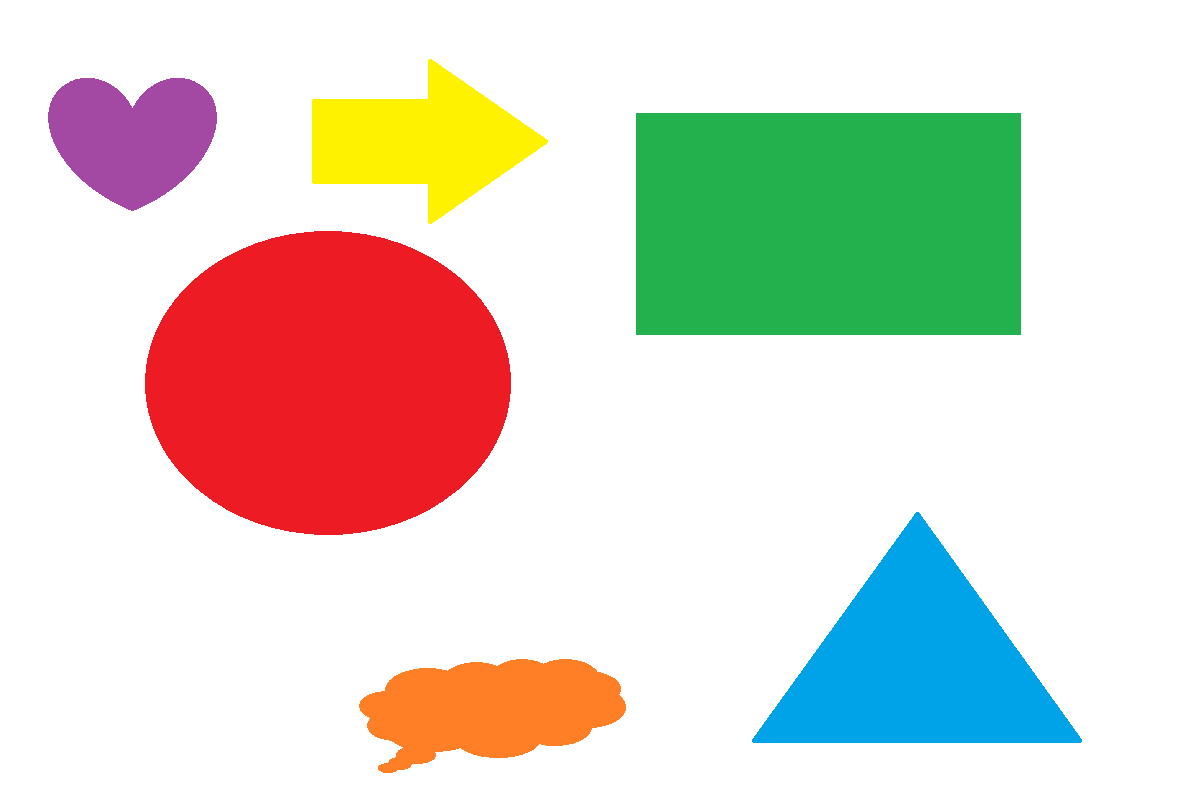
%> input picture dataset.png, 1200 x 793 px
$ octave Example1.m   (GNU Octave 9; MATLAB toolbox functions it lacks are replaced by stand-ins)
%> lines starting %> are read from the running program, lines starting %| are printed output that depends on the picture
clc
clear all
close all
%prevod obrazku z RGB na stupne sedi

%% nacteni a uprava dat
obr = imread('dataset.png');
%> obr is the input picture: size 793x1200x3 uint8; mean R, G, B 221.5, 217.2, 206.2
figure, imshow(obr);
J = im2double(obr);
X = reshape(J,size(J,1)*size(J,2),3);
% kazdy dataset musi byt tvoren matici n x p, kde n je pocet pixelu a p = 3
% znamena dimenzi obrazku, kterou chceme pomoci algoritmu snizit
% ocekavany vysledek je tedy matice n x p*

%% implememtace algoritmu PCA
[coeff, score, latent, tsquared, explained] = pca(X); %aplikace algoritmu PCA na data X
%> coeff = [0.429 0.902 0.0404; 0.557 -0.3 0.774; 0.711 -0.31 -0.631]; latent = [0.2; 0.07; 0.0175]; explained = [69.56; 24.36; 6.08]
% score je matice komponentarnich skore n x k
% latent je matice komponentnich zatezi k x p*
% tsquared je matice reziduin n x p*

%% vizualizace vysledneho obrazku
Xcentered = score*coeff'; % puvodni data centrovana odectenim stredni hodnoty sloupce od odpovidajicich sloupcu
Ipc1 = reshape(Xcentered(:,1),size(J,1),size(J,2));
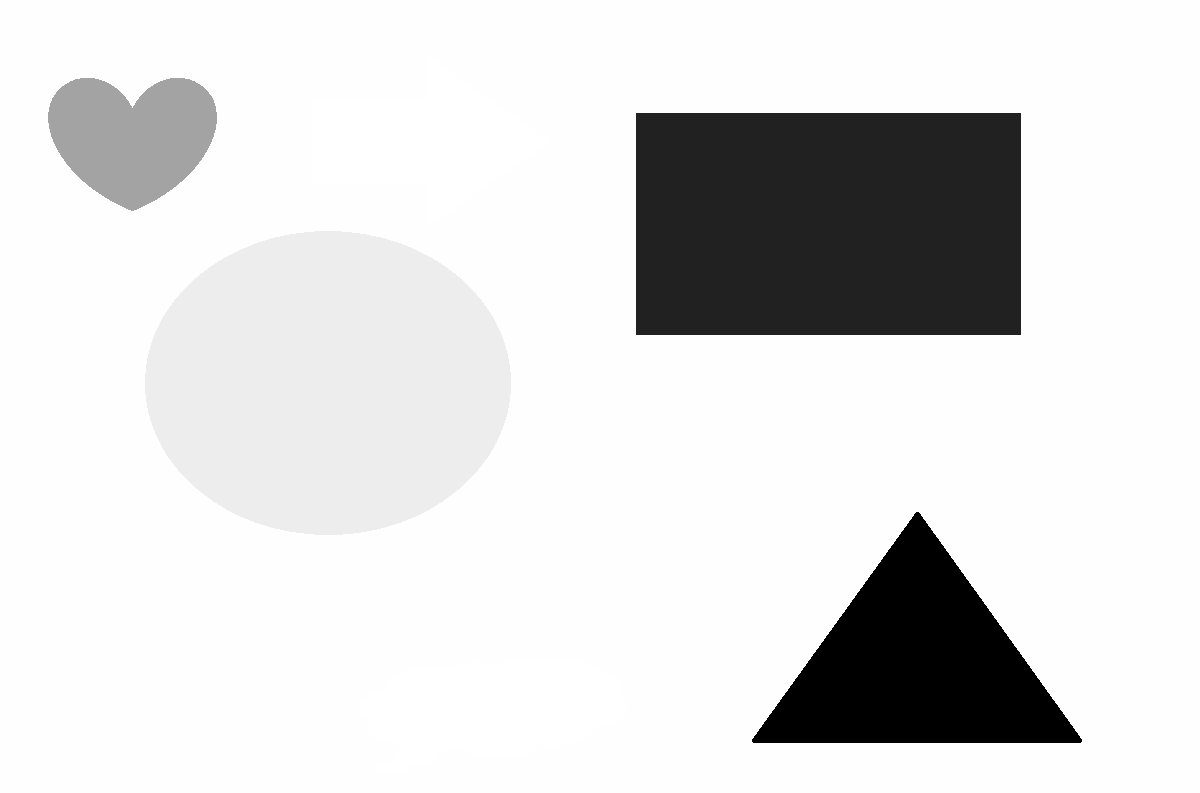
%> Ipc1: size 793x1200 double; min -0.869, max 0.131, mean 2.04e-12; drawn with min black and max white
Ipc2 = reshape(Xcentered(:,2),size(J,1),size(J,2));
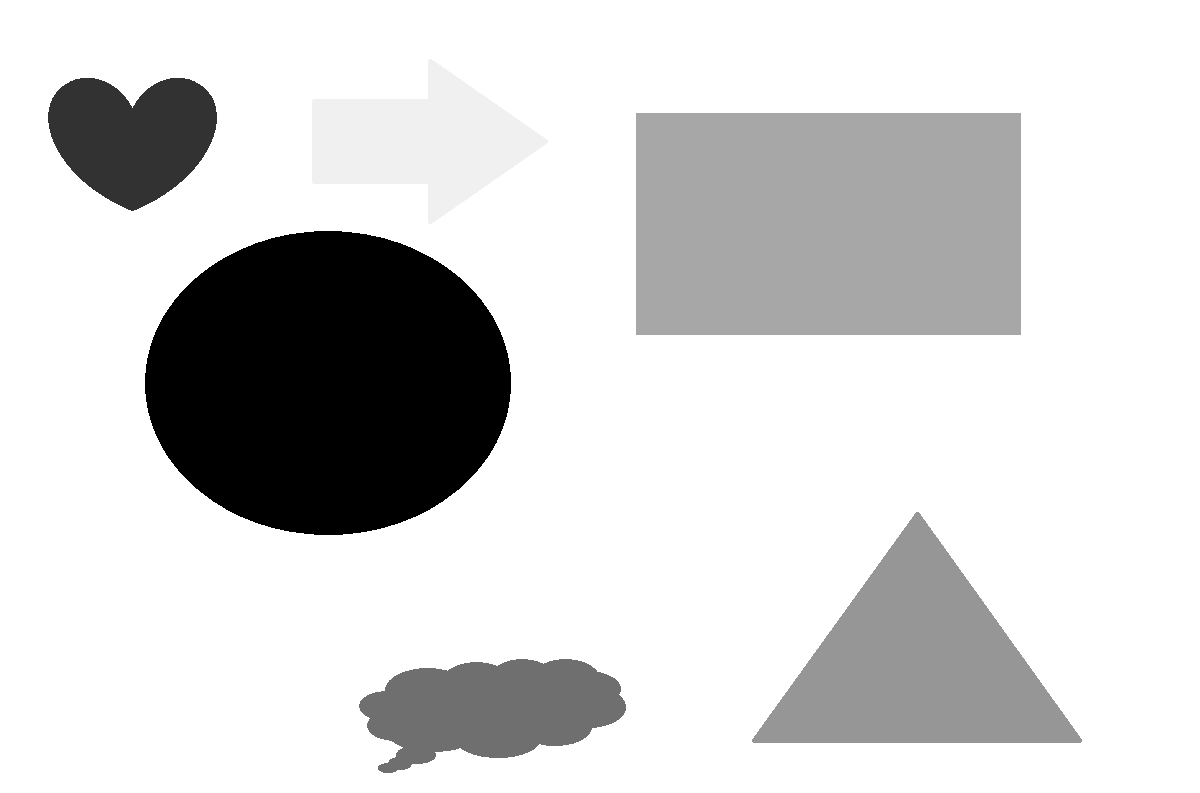
%> Ipc2: size 793x1200 double; min -0.742, max 0.148, mean 2.75e-12; drawn with min black and max white
Ipc3 = reshape(Xcentered(:,3),size(J,1),size(J,2));
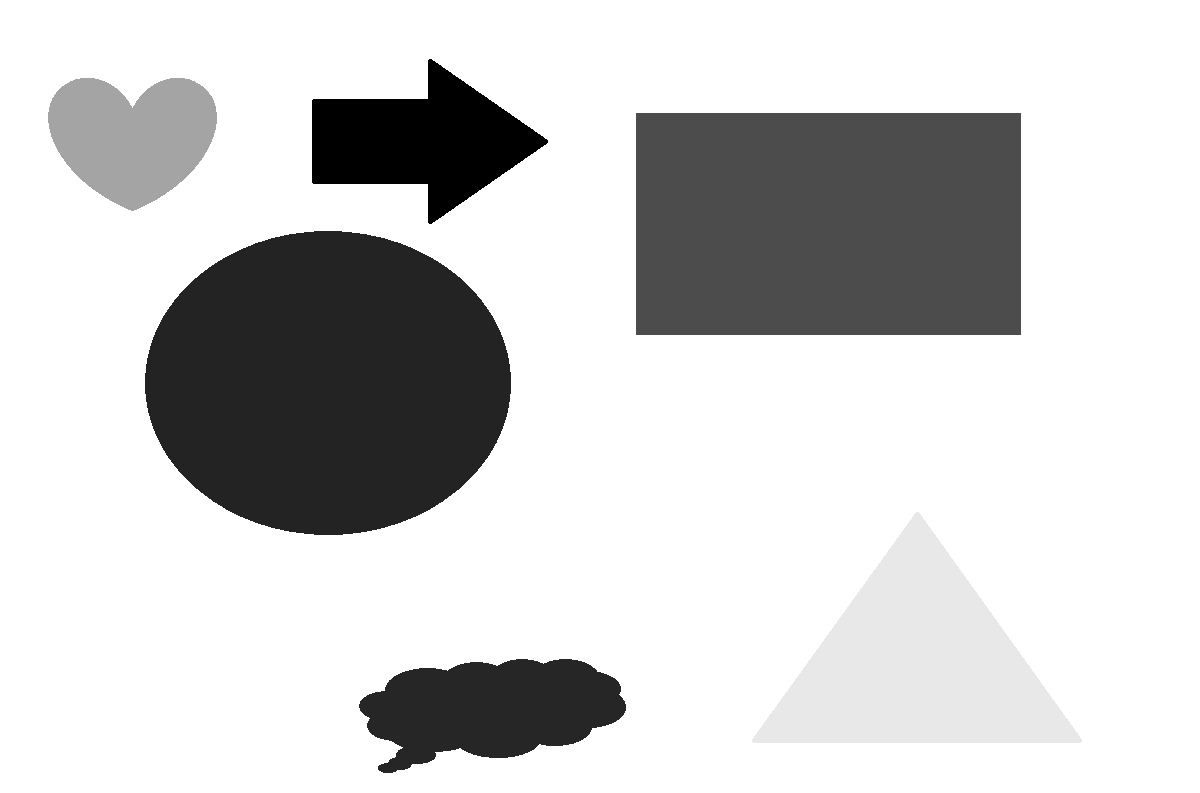
%> Ipc3: size 793x1200 double; min -0.809, max 0.191, mean -2.37e-12; drawn with min black and max white
figure, imshow(Ipc1,[]); %obrazek dle slozky R
figure, imshow(Ipc2,[]); %obrazek dle slozky G
figure, imshow(Ipc3,[]); %obrazek dle slozky B

%% vizualizace algoritmu
figure, biplot(coeff(:,1:2),'scores',score(:,1:2),'varlabels',{'v_1','v_2','v_3'});
%> (this line was passed over: biplot is not available in this run)
xlabel('White')
ylabel('Black')
% VEKTORY
% kazda barva je reprezentovana vektorem, jeho delka a smer indikuji jak
% dana promena prispiva k dane slozce
% BODY
% obsahuje bod kazdeho pixelu obrazku v jakem pomeru ma skore k danym
% hlavnim slozkam
